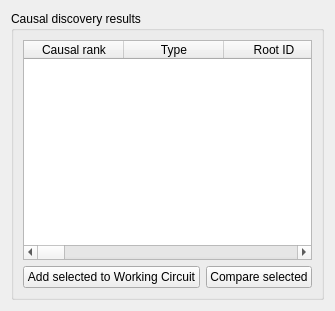
               <widget class="QWidget" name="vdr">
                <attribute name="title">
                 <string>Causal discovery results</string>
                </attribute>
                <layout class="QVBoxLayout" name="verticalLayout_4">
                 <item>
                  <widget class="QGroupBox" name="discoveryResultsGB">
                   <property name="title">
                    <string>Causal discovery results</string>
                   </property>
                   <layout class="QVBoxLayout" name="discoveryResultsVL">
                    <item>
                     <widget class="QTableWidget" name="discoveryResultsTW">
                      <property name="minimumSize">
                       <size>
                        <width>0</width>
                        <height>220</height>
                       </size>
                      </property>
                      <property name="editTriggers">
                       <set>QAbstractItemView::NoEditTriggers</set>
                      </property>
                      <property name="alternatingRowColors">
                       <bool>true</bool>
                      </property>
                      <property name="selectionMode">
                       <enum>QAbstractItemView::ExtendedSelection</enum>
                      </property>
                      <property name="selectionBehavior">
                       <enum>QAbstractItemView::SelectRows</enum>
                      </property>
                      <column>
                       <property name="text">
                        <string>Causal rank</string>
                       </property>
                      </column>
                      <column>
                       <property name="text">
                        <string>Type</string>
                       </property>
                      </column>
                      <column>
                       <property name="text">
                        <string>Root ID</string>
                       </property>
                      </column>
                      <column>
                       <property name="text">
                        <string>Graph rank</string>
                       </property>
                      </column>
                      <column>
                       <property name="text">
                        <string>Graph score</string>
                       </property>
                      </column>
                      <column>
                       <property name="text">
                        <string>Screen N</string>
                       </property>
                      </column>
                      <column>
                       <property name="text">
                        <string>Screen Ref Hz</string>
                       </property>
                      </column>
                      <column>
                       <property name="text">
                        <string>Screen OFF Hz</string>
                       </property>
                      </column>
                      <column>
                       <property name="text">
                        <string>Screen mean Delta</string>
                       </property>
                      </column>
                      <column>
                       <property name="text">
                        <string>|mean Delta|</string>
                       </property>
                      </column>
                      <column>
                       <property name="text">
                        <string>Screen STD</string>
                       </property>
                      </column>
                      <column>
                       <property name="text">
                        <string>Screen sign %</string>
                       </property>
                      </column>
                      <column>
                       <property name="text">
                        <string>Validation N</string>
                       </property>
                      </column>
                      <column>
                       <property name="text">
                        <string>Validated mean Delta</string>
                       </property>
                      </column>
                      <column>
                       <property name="text">
                        <string>STD</string>
                       </property>
                      </column>
                      <column>
                       <property name="text">
                        <string>SEM</string>
                       </property>
                      </column>
                      <column>
                       <property name="text">
                        <string>CI95 low</string>
                       </property>
                      </column>
                      <column>
                       <property name="text">
                        <string>CI95 high</string>
                       </property>
                      </column>
                      <column>
                       <property name="text">
                        <string>Sign %</string>
                       </property>
                      </column>
                      <column>
                       <property name="text">
                        <string>CI gate</string>
                       </property>
                      </column>
                     </widget>
                    </item>
                    <item>
                     <layout class="QHBoxLayout" name="discoveryResultActionsHL">
                      <item>
                       <widget class="QPushButton" name="discoveryAddSelectedPB">
                        <property name="text">
                         <string>Add selected to Working Circuit</string>
                        </property>
                       </widget>
                      </item>
                      <item>
                       <widget class="QPushButton" name="discoveryCompareSelectedPB">
                        <property name="text">
                         <string>Compare selected</string>
                        </property>
                       </widget>
                      </item>
                     </layout>
                    </item>
                   </layout>
                  </widget>
                 </item>
                </layout>
               </widget>
